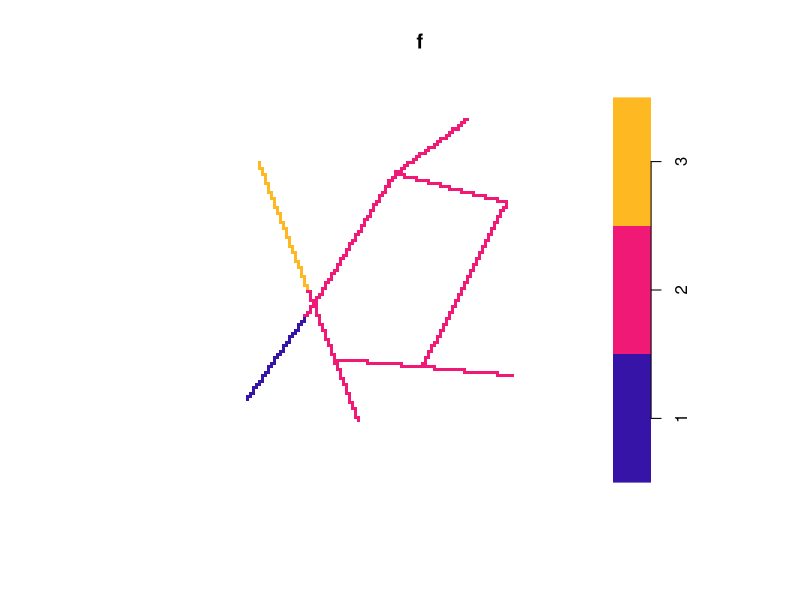

The R source for this figure:
library(spatstat)


### Name: nnfun.lpp
### Title: Nearest Neighbour Map on Linear Network
### Aliases: nnfun.lpp
### Keywords: spatial math

### ** Examples

   data(letterR)
   X <- runiflpp(3, simplenet)
   f <- nnfun(X)
   f
   plot(f)
